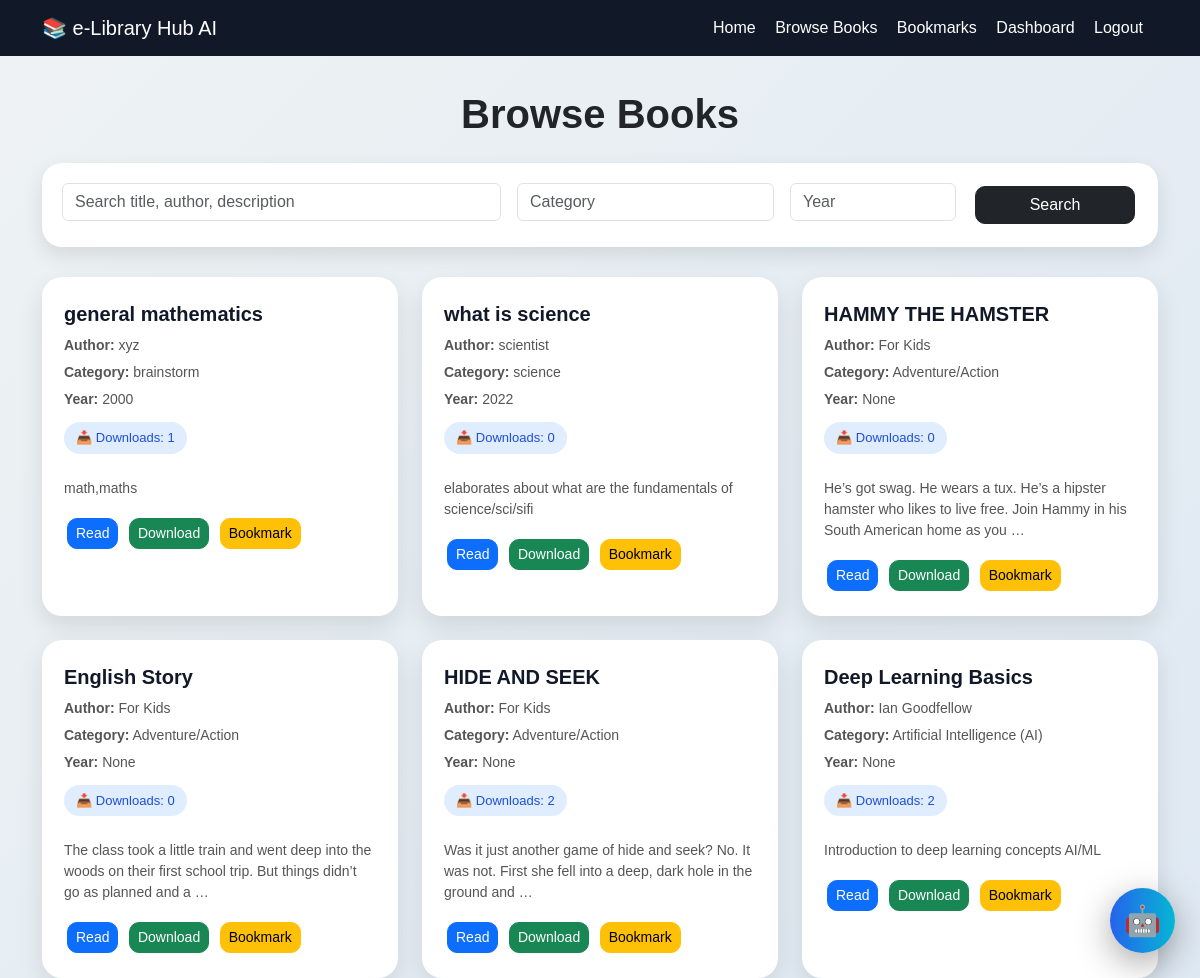
The app's page /books/ (signed in) with its own data.
### library/models.py (models this page shows, shortened)
class Book(models.Model):
    title = models.CharField(max_length=200)
    author = models.CharField(max_length=200)
    category = models.CharField(max_length=100, blank=True, null=True)
    year = models.IntegerField(blank=True, null=True)
    description = models.TextField(blank=True, null=True)
    pdf = models.FileField(upload_to='books/', blank=True, null=True)
    downloads = models.IntegerField(default=0)

### library/views.py (the view)
# urls.py: path('books/', views.book_list, name='book_list'),
@login_required(login_url='login')
def book_list(request):
    books = Book.objects.all().order_by('-id')
    query = request.GET.get("q", "")
    category = request.GET.get("category", "")
    year = request.GET.get("year", "")
    if query:
        books = books.filter(
            Q(title__icontains=query) |
            Q(author__icontains=query) |
            Q(description__icontains=query)
        )
    if category:
        books = books.filter(category__icontains=category)
    if year:
        books = books.filter(year=year)
    bookmarked_books = list(
        Bookmark.objects.filter(
            user=request.user
        ).values_list("book_id", flat=True)
    )
    return render(request, "library/book_list.html", {
        "books": books,
        "bookmarked_books": bookmarked_books,
        "query": query,
        "category": category,
        "year": year,
    })

### library/templates/library/book_list.html (shortened to what this page needs)
{% load static %}
<!DOCTYPE html>
<html lang="en">
<head>
    <link href="https://cdn.jsdelivr.net/npm/bootstrap@5.3.2/dist/css/bootstrap.min.css" rel="stylesheet">
</head>
<body>
<nav class="navbar navbar-expand-lg fixed-top">
    <div class="container">
        <a href="{% url 'home' %}" class="navbar-brand">📚 e-Library Hub AI</a>
        <div class="ms-auto">
            <a href="{% url 'home' %}">Home</a>
            <a href="{% url 'book_list' %}">Browse Books</a>
            <a href="{% url 'bookmarks' %}">Bookmarks</a>
            <a href="{% url 'dashboard' %}">Dashboard</a>
            <a href="{% url 'logout' %}">Logout</a>
        </div>
    </div>
</nav>
<div class="container">
    <h1 class="page-title">Browse Books</h1>
    <div class="search-box">
        <form method="GET">
            <div class="row g-3">
                <div class="col-md-5">
                    <input type="text" name="q" value="{{ query }}" class="form-control" placeholder="Search title, author, description">
                </div>
                <div class="col-md-3">
                    <input type="text" name="category" value="{{ category }}" class="form-control" placeholder="Category">
                </div>
                <div class="col-md-2">
                    <input type="text" name="year" value="{{ year }}" class="form-control" placeholder="Year">
                </div>
                <div class="col-md-2 d-grid">
                    <button type="submit" class="btn btn-dark">Search</button>
                </div>
            </div>
        </form>
    </div>
    <div class="row g-4">
        {% for book in books %}
        <div class="col-md-6 col-lg-4">
            <div class="book-card">
                <div class="book-title">{{ book.title }}</div>
                <div class="book-info"><b>Author:</b> {{ book.author }}</div>
                <div class="book-info"><b>Category:</b> {{ book.category }}</div>
                <div class="book-info"><b>Year:</b> {{ book.year }}</div>
                <div class="download-count">
                    📥 Downloads: {{ book.downloads }}
                </div>
                {% if book.description %}
                <div class="book-desc">
                    {{ book.description|truncatewords:25 }}
                </div>
                {% endif %}
                <div class="mt-3">
                    {% if book.pdf %}
                    <a href="{{ book.pdf.url }}" target="_blank" class="btn btn-primary btn-sm">Read</a>
                    <a href="{% url 'download_book' book.id %}" class="btn btn-success btn-sm">Download</a>
                    {% endif %}
                    {% if book.id in bookmarked_books %}
                    <form method="POST" action="{% url 'remove_bookmark' book.id %}" style="display:inline;">
                        {% csrf_token %}
                        <button class="btn btn-danger btn-sm">Remove Bookmark</button>
                    </form>
                    {% else %}
                    <form method="POST" action="{% url 'add_bookmark' book.id %}" style="display:inline;">
                        <button class="btn btn-warning btn-sm">Bookmark</button>
                    </form>
                    {% endif %}
                </div>
            </div>
        </div>
        {% empty %}
        <p class="text-center">No books found.</p>
        {% endfor %}
    </div>
</div>
<div class="chat-toggle" onclick="toggleChat()">🤖</div>
</body>
</html>

### library/templates/library/book_list.html (style rules this page uses)
body { background:linear-gradient(135deg,#eef2f3,#dfe9f3); min-height:100vh; padding-top:90px; font-family:Arial, sans-serif; }
.navbar { background:#111827; }
.navbar a { color:white !important; margin-right:15px; text-decoration:none; }
.page-title { text-align:center; font-weight:700; margin-bottom:25px; }
.search-box { background:white; padding:20px; border-radius:20px; margin-bottom:30px; box-shadow:0 8px 20px rgba(0,0,0,0.1); }
.book-card { background:white; border-radius:20px; padding:22px; height:100%; box-shadow:0 10px 25px rgba(0,0,0,0.1); transition:0.3s; }
.book-title { font-size:20px; font-weight:700; color:#111827; }
.book-info { color:#555; font-size:14px; margin-top:6px; }
.book-desc { color:#555; margin-top:12px; font-size:14px; }
.download-count { display:inline-block; background:#e0edff; color:#1d4ed8; padding:6px 12px; border-radius:20px; margin:12px 0; font-size:13px; }
.btn { border-radius:10px; margin:3px; }
.chat-toggle { position:fixed; bottom:25px; right:25px; width:65px; height:65px; border-radius:50%; background:linear-gradient(to right,#2563eb,#06b6d4); display:flex; align-items:center; justify-content:center; font-size:30px; cursor:pointer; z-index:9999; box-shadow:0 10px 35px rgba(0,0,0,0.35); }

### records on screen
Book: title "general mathematics", author "xyz", category "brainstorm", year "2000", downloads "1", description "math,maths", shows "Bookmark"
Book: title "what is science", author "scientist", category "science", year "2022", downloads "0", description "elaborates about what are the fundamentals of science/sci/sifi", shows "Bookmark"
Book: title "HAMMY THE HAMSTER", author "For Kids", category "Adventure/Action", year "None", downloads "0", description "He’s got swag. He wears a tux. He’s a hipster hamster who likes to live free. Join Hammy in his South American home as you …", shows "Bookmark"
Book: title "English Story", author "For Kids", category "Adventure/Action", year "None", downloads "0", description "The class took a little train and went deep into the woods on their first school trip. But things didn’t go as planned and a …", shows "Bookmark"
Book: title "HIDE AND SEEK", author "For Kids", category "Adventure/Action", year "None", downloads "2", description "Was it just another game of hide and seek? No. It was not. First she fell into a deep, dark hole in the ground and …", shows "Bookmark"
Book: title "Deep Learning Basics", author "Ian Goodfellow", category "Artificial Intelligence (AI)", year "None", downloads "2", description "Introduction to deep learning concepts AI/ML", shows "Bookmark"
